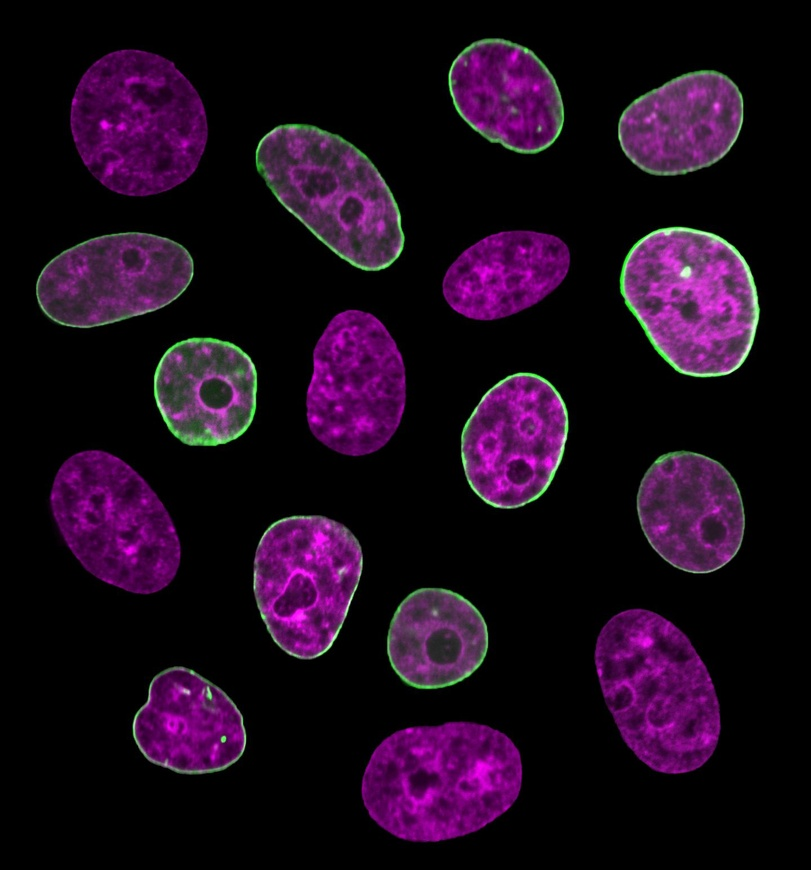
%> input picture celulas2.jpg, 811 x 870 px, shrunk from 1440 x 1543 before the run
$ octave CellCounter.m   (GNU Octave 9; MATLAB toolbox functions it lacks are replaced by stand-ins)
%> lines starting %> are read from the running program, lines starting %| are printed output that depends on the picture; in (x1, y1, x2, y2) boxes, pixels count from 0 and x2, y2 are one past the last pixel; in counts of white or black regions, pixels touching at a corner belong together; the program's own positions count from 1
clc; clear; close all;

I = imread('celulas2.jpg');
%> I is the input picture: size 870x811x3 uint8; mean R, G, B 29.1, 9.8, 29.1
IG = rgb2gray(I);
IGeq = histeq(IG);
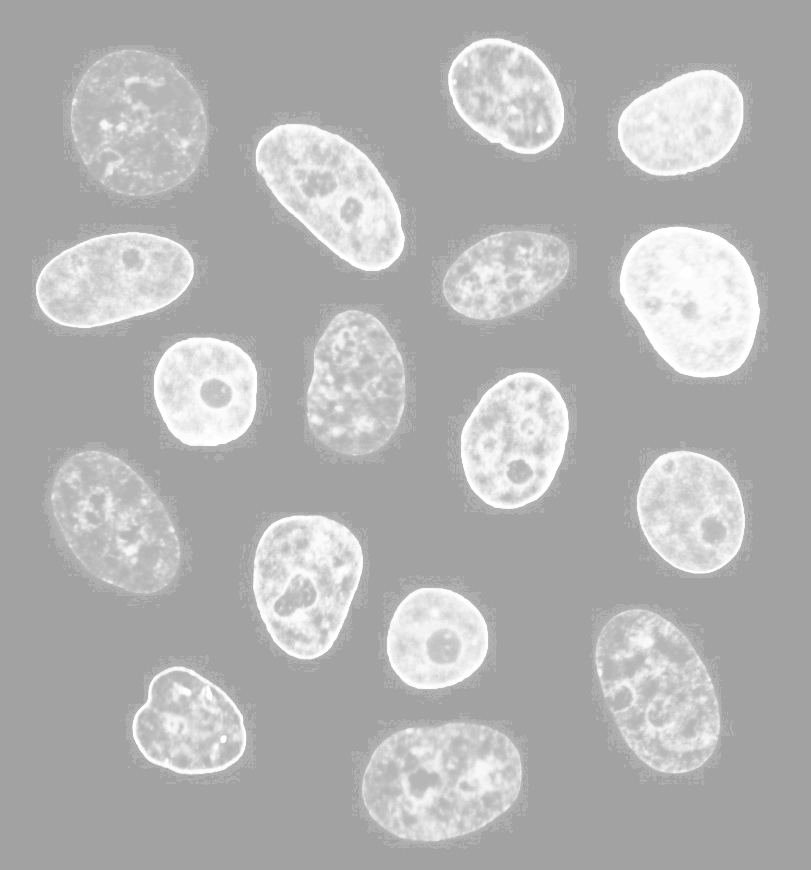
%> IGeq: size 870x811 uint8; min 162, max 255, mean 179.1

% % Mostrar cambios previos a la imágen: Original, Escala de grises y ecualización

figure();
subplot(1,3,1), imshow(I), title('Imagen Original');
subplot(1,3,2), imshow(IG), title('Imagen Esacala de grises');
subplot(1,3,3), imshow(IGeq), title('Imagen ecualizada');

% SE = strel(forma, parámetro);

se1 = strel('line', 10, 45);
se2 = strel('disk', 15);
J1 = imdilate(IG, se1);

% Dilatación
J2 = imerode(IG, se1);

% Erosión
J3 = imopen(IG, se2);
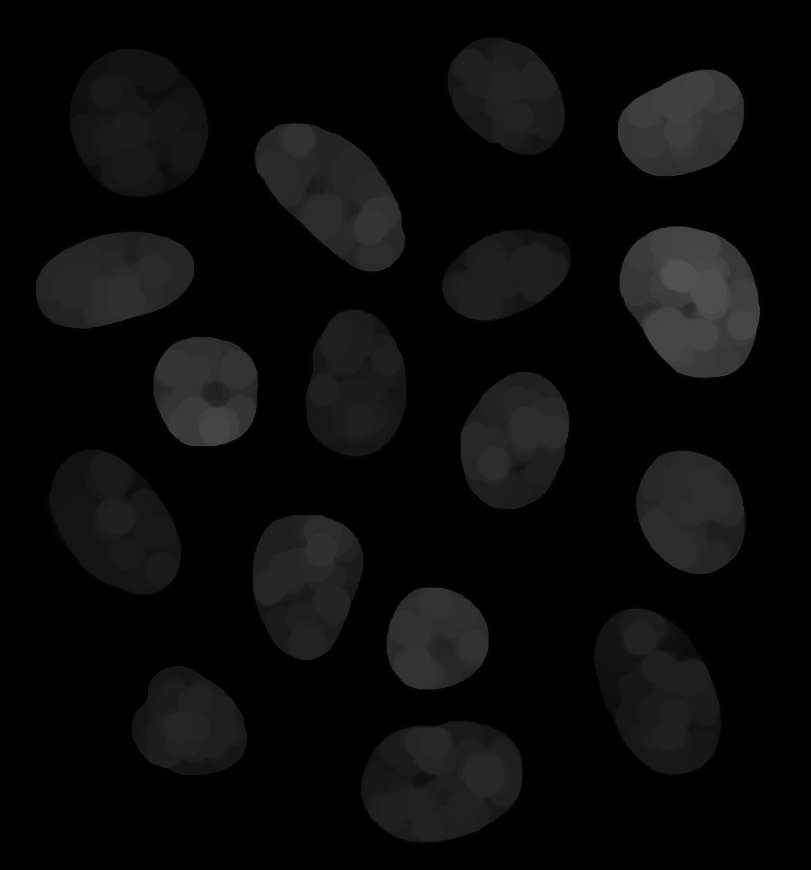
%> J3: size 870x811 uint8; min 0, max 81, mean 10.6

% Apertura
J4 = imclose(IG, se2);
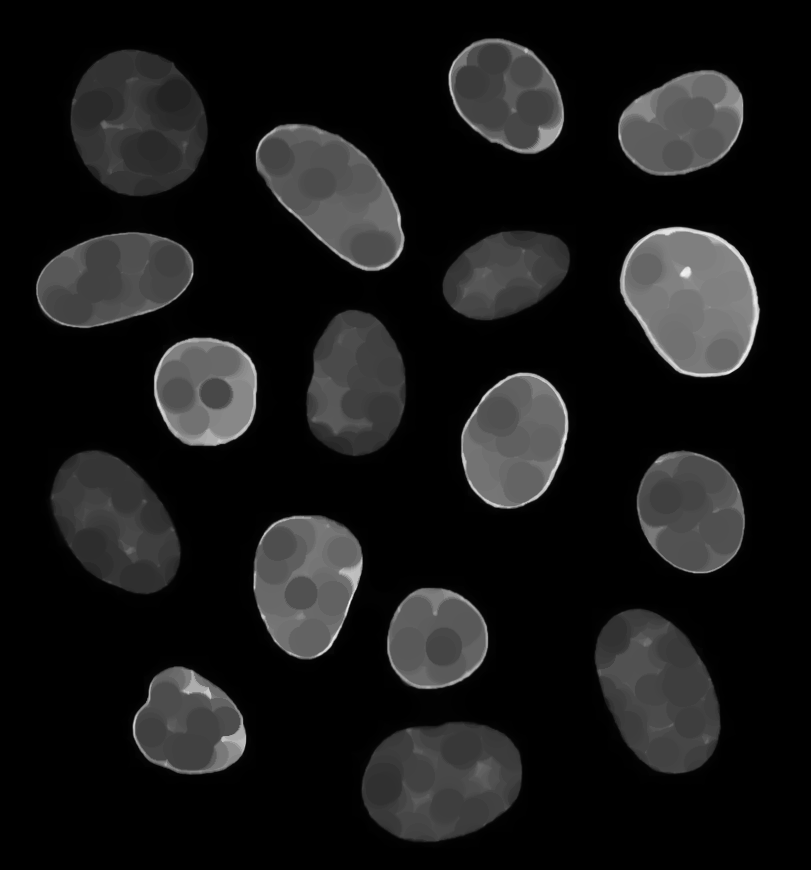
%> J4: size 870x811 uint8; min 0, max 248, mean 24.2

% Cierre
figure();
subplot(2,2,1), imshow(J1), title('Diltación');
subplot(2,2,2), imshow(J2), title('Erosión');
subplot(2,2,3), imshow(J3), title('Apertura');
subplot(2,2,4), imshow(J4), title('Cierre');

BW = imbinarize(J1, 0.07); % Binarizar la imagen
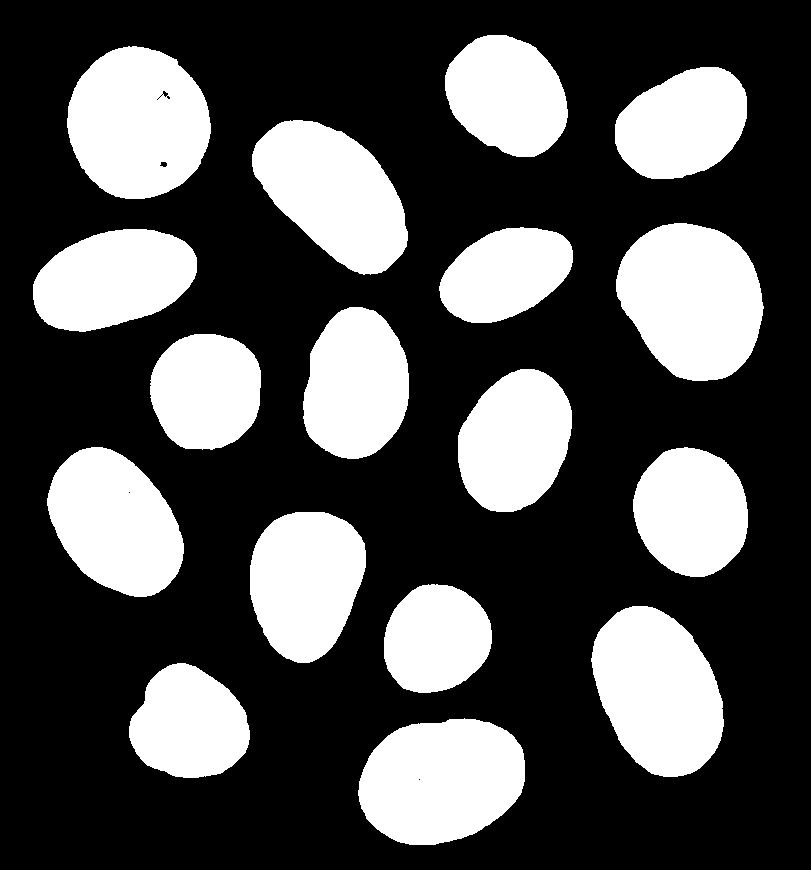
%> BW: size 870x811 logical; 31.4% white; 17 white regions, largest, box (x1, y1, x2, y2) and area: (616, 223, 764, 381) 17606, (67, 46, 211, 199) 16915, (358, 718, 525, 845) 16565

% Los parámetros de imbinarize pueden cambiar según la imagen, modificar hasta obtener buen resultado

BW = imfill(BW, 'holes'); % Rellenar los agujeros
%> BW: size 870x811 logical; 31.4% white; 17 white regions
figure, imshow(BW), title('Imágen con umbral de 0.07');
C = bwlabel(BW); C1 = max(max(C)); disp('La cantidad de células son: '), disp(C1);
%> after `C = bwlabel(BW)`:
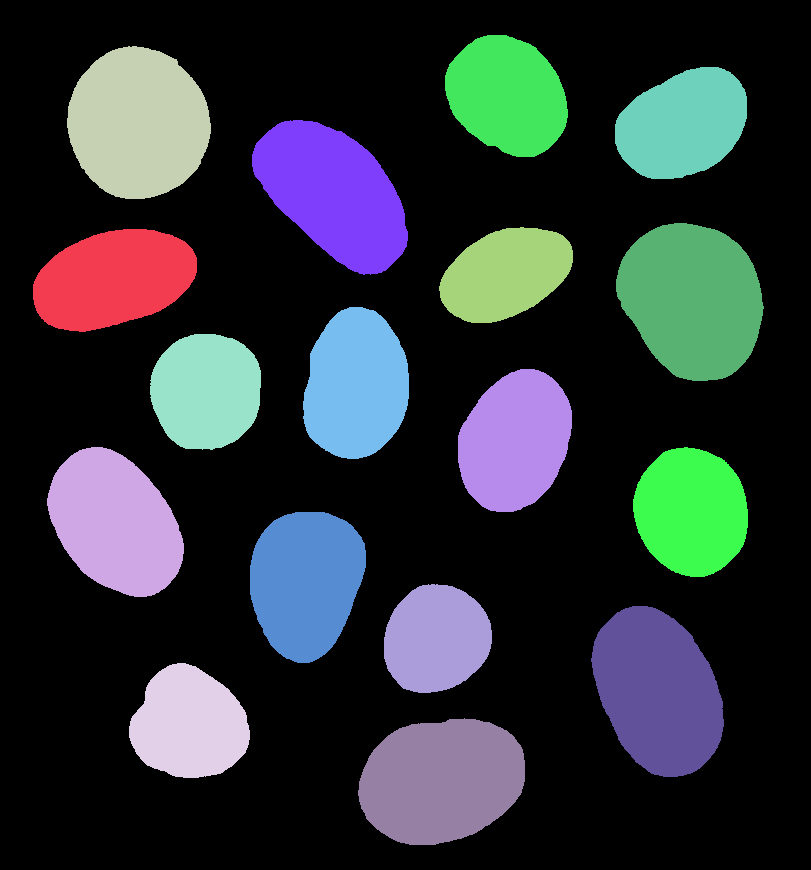
%> C: size 870x811 double; 18 distinct labels, from 0 to 17; one colour per label, 0 black
%> after `C1 = max(max(C))`: C1 = 17
%| 17

% ==================
P = regionprops(C, "all");
%> P = 17 regions; largest, box (x1, y1, x2, y2), Area, Centroid, MajorAxisLength, MinorAxisLength and Eccentricity: (616, 223, 764, 381) 17606 [692.9 300.4] 165.6 136 0.57, (67, 46, 211, 199) 16973 [138.8 123.9] 152.6 141.7 0.372, (358, 718, 525, 845) 16566 [441.9 781.2] 172 122.8 0.7
centro = P.Centroid; Diametro = mean([P.MajorAxisLength P.MinorAxisLength],2);
%> after `centro = P.Centroid`: centro = [114 279.9]
%> after `Diametro = mean([P.MajorAxisLength P.MinorAxisLength],2)`: Diametro = 130.3
Radio = Diametro/2; figure(2); viscircles(centro, Radio);
%> after `Radio = Diametro/2`: Radio = 65.16
%> after `viscircles(centro, Radio)`:
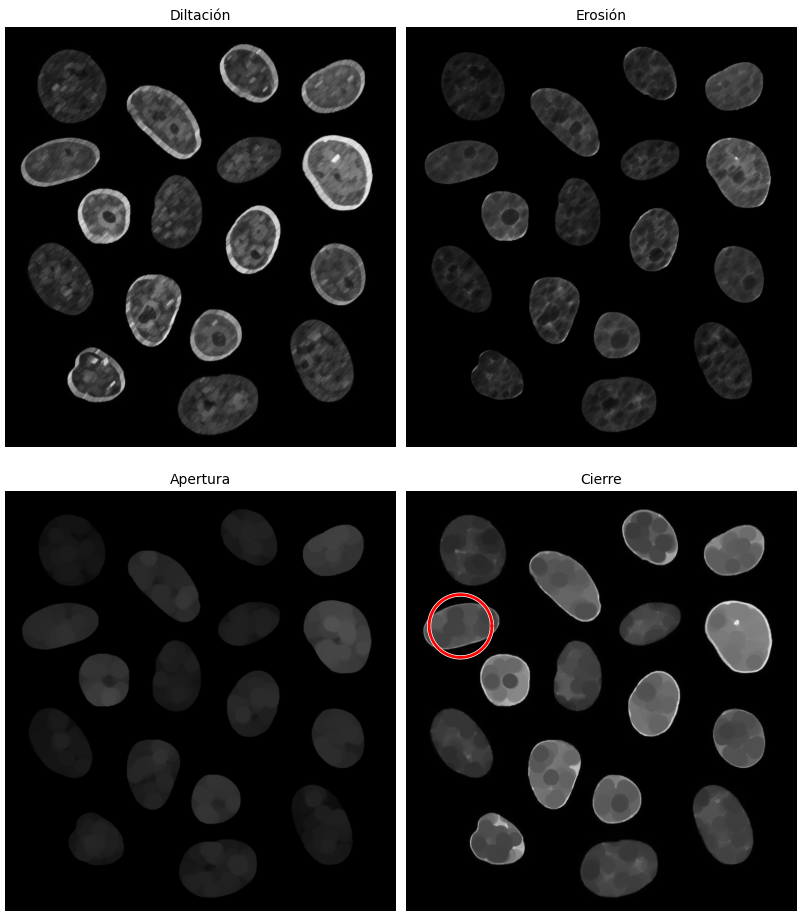
%> figure redrawn from the program's plot data, 4 panels
Caja = P.BoundingBox; Corte = imcrop(I, Caja);
%> after `Caja = P.BoundingBox`: Caja = [33.5 229.5 164 103]
%> after `Corte = imcrop(I, Caja)`:
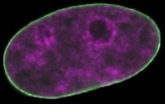
%> Corte: size 104x165x3 uint8; mean R, G, B 54.2, 31.2, 54.2
figure();
imshow(Corte);

$ run again, with celulas.png saved as celulas2.jpg
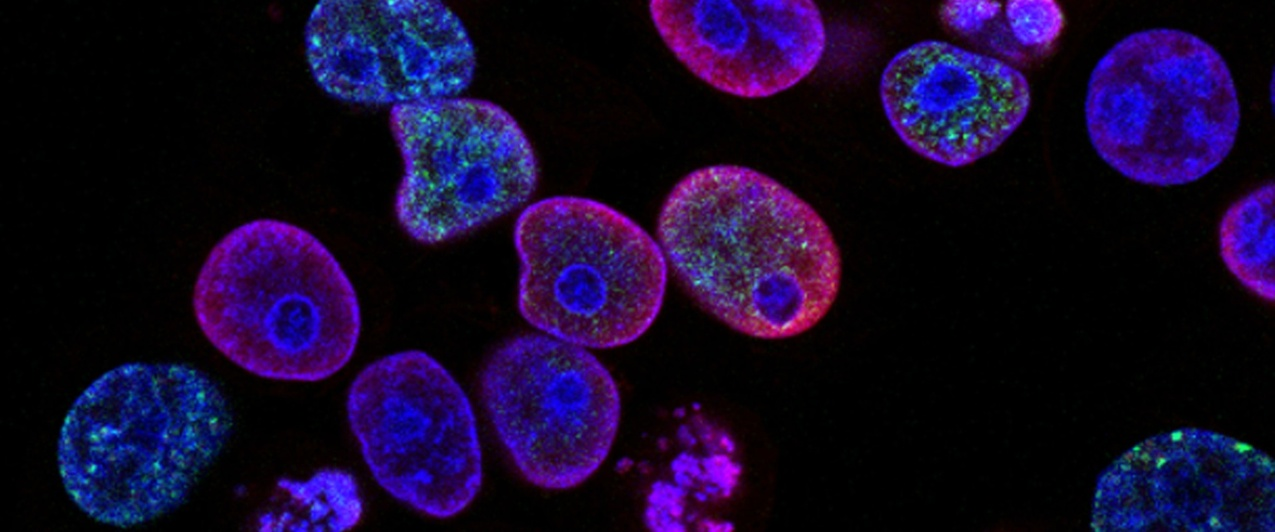
%> input picture celulas.png, 1275 x 532 px
%> I is the input picture: size 532x1275x3 uint8; mean R, G, B 21.2, 8.1, 43
%> `C = bwlabel(BW)`:
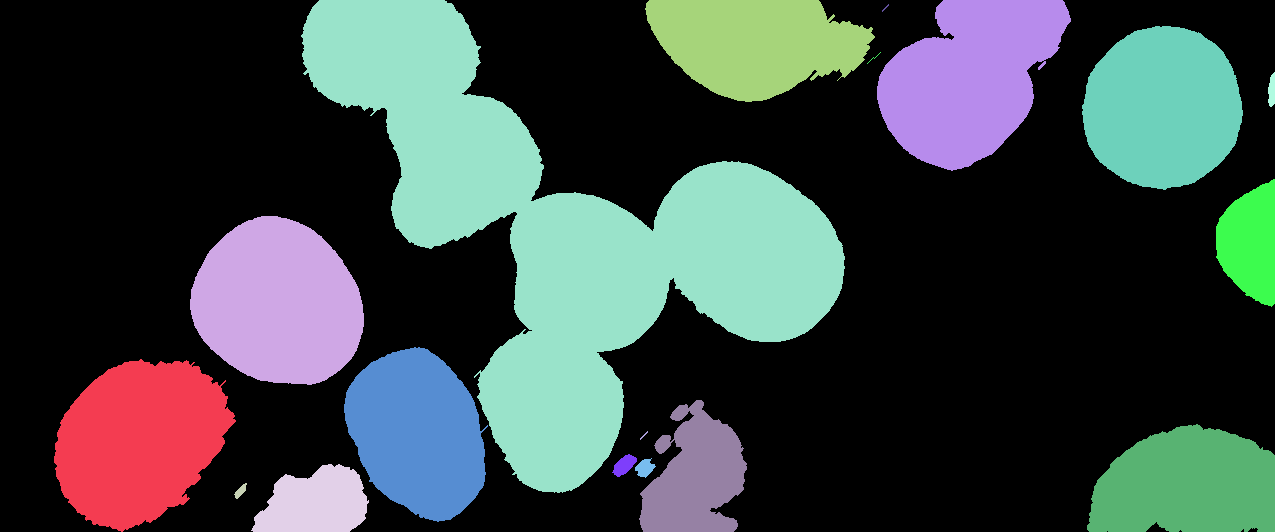
%> C: size 532x1275 double; 19 distinct labels, from 0 to 18; one colour per label, 0 black
%> C1 = 18
%| 18
%> P = 18 regions; largest, box (x1, y1, x2, y2), Area, Centroid, MajorAxisLength, MinorAxisLength and Eccentricity: (301, 0, 845, 493) 97492 [566 234.6] 618.5 362.2 0.811, (190, 216, 364, 385) 22271 [278.6 303.7] 179.4 158.6 0.467, (54, 359, 236, 532) 22118 [140.1 441.7] 191.7 147.8 0.637
%> centro = [140.1 441.7]
%> Diametro = 113
%> Radio = 56.51
%> Caja = [54.5 359.5 182 173]
%> `Corte = imcrop(I, Caja)`:
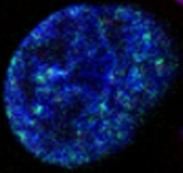
%> Corte: size 173x183x3 uint8; mean R, G, B 8.2, 23, 69.5
